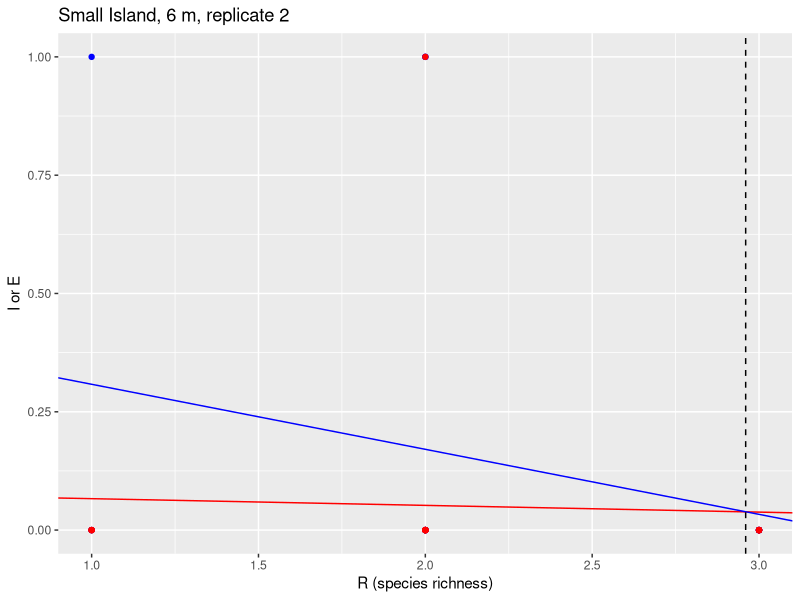

This figure's R source: (Note: this script raises an error after producing the figure.)
## ---- chunk 1
knitr::opts_chunk$set(echo = TRUE)
## ---- chunk 2
rm(list = ls()) #clears the workspace for a fresh start
library(dplyr) #turns on dplyr package
library(ggplot2) #turns on ggplot2 package
library(here) #helps with file paths
## ---- chunk 3
library(readr)
Data <- read.csv(here("Data", "Biogeography", "Biogeography_Data_All_Years.csv"), stringsAsFactors = T)

str(Data) #presents how the data frame is structured
## ---- chunk 4
Data$Replicate<-as.factor(Data$Replicate)
## ---- chunk 5
Reps<-Data %>% group_by(Size, Distance) %>% summarize(
	Replicates = length(unique(Replicate))
)
RepsByYear<-Data %>% group_by(Year, Size, Distance) %>% summarize(
   Replicates = length(unique(Replicate))
)
## ---- chunk 6
DF <- Data %>% filter(Year == 2023)
## ---- chunk 7
S2M<-filter(DF, Size == "Small" & Distance == 2)
L2M<-filter(DF, Size == "Large" & Distance == 2)
S6M1<-filter(DF, Size == "Small" & Distance == 6, Replicate == "1")
S6M2<-filter(DF, Size == "Small" & Distance == 6, Replicate == "2")
L6M<- filter(DF, Size == "Large" & Distance == 6)

## ---- chunk 8
IS6M2<-lm(I~R, data = S6M2) #creates the regression model for the colonization (I) vs. R for the Small (S), 6m (6M) island, replicate 2.

summary(IS6M2) #shows results
## ---- chunk 9
#what code goes here?
## ---- chunk 10
IS6M2<-lm(I~R, data = S6M2) #creates the regression model for the colonization (I) vs. R for the Small (S), 6m (6M) island, replicate 2.

summary(IS6M2)

ES6M2 <- lm(E ~ R, data = S6M2)
summary(ES6M2)


## ---- chunk 11
#Now plot together to visually find equilibrium 
ggplot(S6M2, aes(R, I))+
   geom_point(color = "blue")+
   geom_point(aes(R, E), color = "red")+
   geom_abline(data=ES6M2, intercept = ES6M2$coefficients[1], 
               slope = ES6M2$coefficients[2], color = "red")+
   geom_abline(data=IS6M2, intercept = IS6M2$coefficients[1], 
               slope = IS6M2$coefficients[2], color = "blue")+
	geom_vline(xintercept = 2.96, linetype = "dashed")+
  labs(x="R (species richness)", y = "I or E", title = "Small Island, 6 m, replicate 2")
  
## ---- chunk 12
#now save your result
ggsave(here("Data", "Outputs","Small 6M replicate 2equilibrium.png"), width = 6, height = 4,device = "png")

